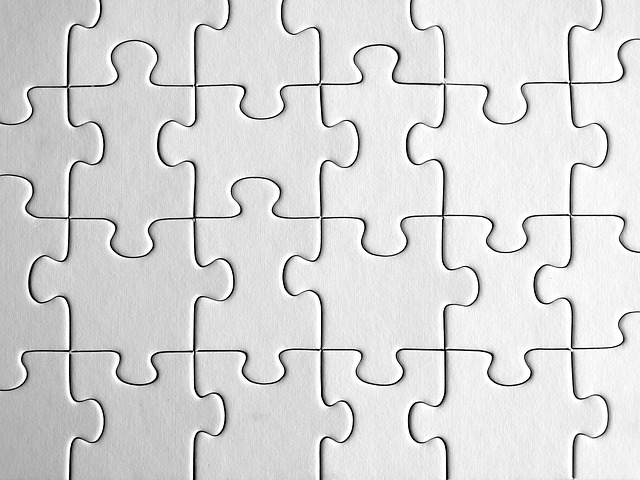
#> input picture images/puzzle.jpg, 640 x 480 px
$ python sobelScharrAndLaplacianDerivatives.py   (older library calls are emulated)
#> lines starting #> are read from the running program, lines starting #| are printed output that depends on the picture
import cv2
import numpy as np
from matplotlib import pyplot as plt

img = cv2.imread('../images/puzzle.jpg',0)
#> img is the input picture: shape (480, 640); min 0, max 255, mean 215.8

# Gradient or High Pass Filter
# Sobel - joint Gaussian smoothing plus differentiation opertations (more resistant to noise)
# direction of the derivatives (vertical - yorder, horizontal - xorder)
# ksize - size of the kernel
# ksize = -1, a 3x3 Scharr filter is used

laplacian = cv2.Laplacian(img, cv2.CV_64F)
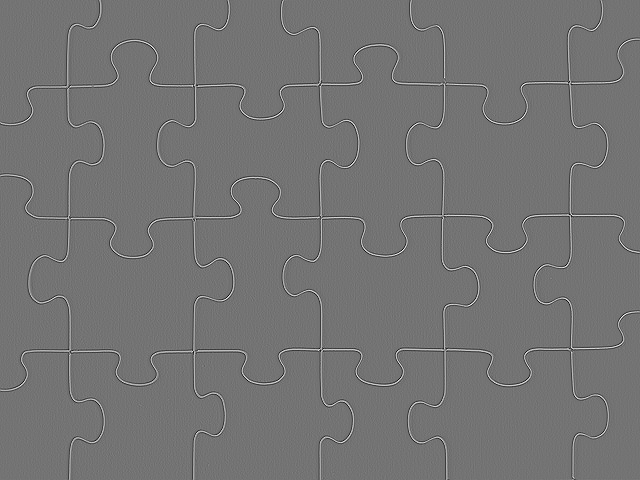
#> laplacian: shape (480, 640) float64; min -510, max 611, mean 0; drawn with min black and max white
sobelx = cv2.Sobel(img, cv2.CV_64F,1,0,ksize=3)
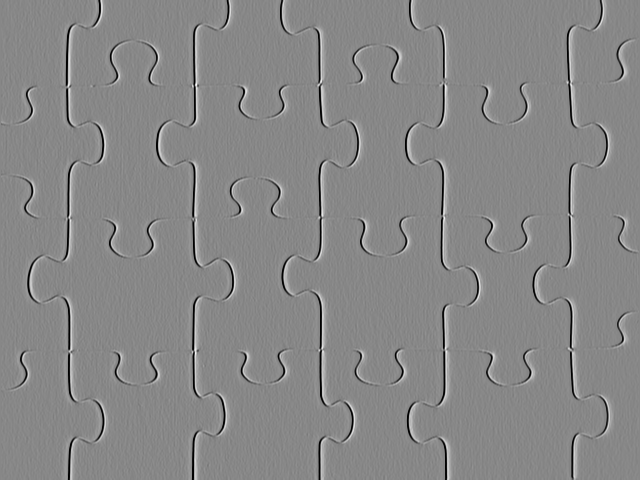
#> sobelx: shape (480, 640) float64; min -1020, max 898, mean 0.7; drawn with min black and max white
abs_sobelx = np.absolute(sobelx)
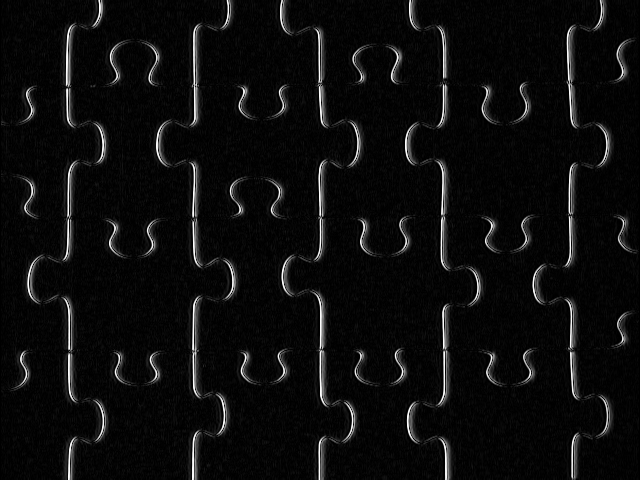
#> abs_sobelx: shape (480, 640) float64; min 0, max 1020, mean 52.6; drawn with min black and max white
sobely = cv2.Sobel(img, cv2.CV_64F,0,1,ksize=3)
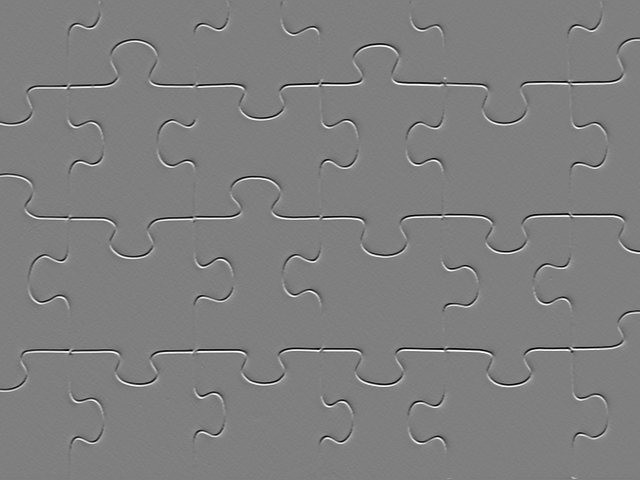
#> sobely: shape (480, 640) float64; min -1019, max 1020, mean -0.2; drawn with min black and max white
abs_sobely = np.absolute(sobely)
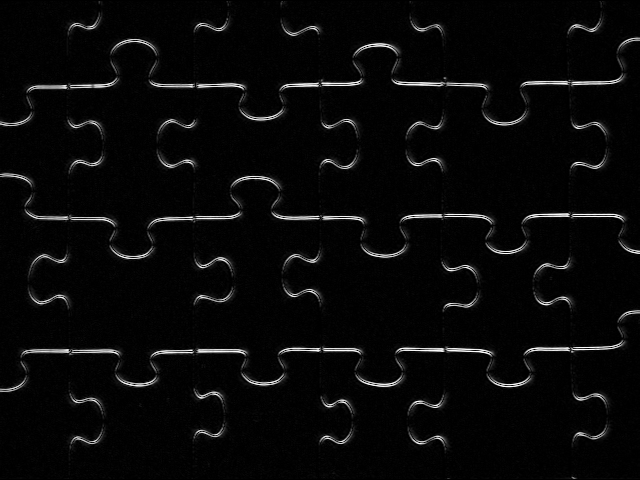
#> abs_sobely: shape (480, 640) float64; min 0, max 1020, mean 37.3; drawn with min black and max white

plt.subplot(2,2,1), plt.imshow(img, cmap = 'gray')
plt.title('Original'), plt.xticks([]), plt.yticks([])

plt.subplot(2,2,2), plt.imshow(laplacian, cmap = 'gray')
plt.title('Laplacian'), plt.xticks([]), plt.yticks([])

plt.subplot(2,2,3), plt.imshow(abs_sobelx, cmap = 'gray')
plt.title('Sobel X'), plt.xticks([]), plt.yticks([])

plt.subplot(2,2,4), plt.imshow(abs_sobely, cmap = 'gray')
plt.title('Sobel Y'), plt.xticks([]), plt.yticks([])

plt.show()
